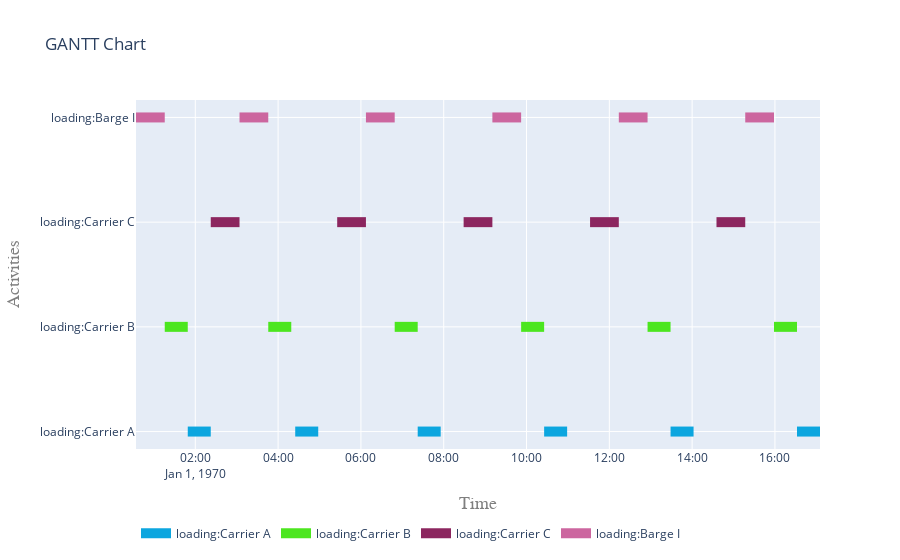

The code cell stored with this chart in its notebook:
### Code cell
flat = pd.DataFrame(flatten(activities))
loading = list(flat[flat['ActivityName'].str.startswith('loading')]['activity'].values)
fig = get_gantt_chart(loading)

### Figure 1 — Plotly figure (JSON) as saved in the notebook; plotly's stock layout.template omitted (floating-point values rounded to 4 significant figures)
{"data": [{"connectgaps": false, "hoverinfo": "y+name", "line": {"color": "rgb(12,166,223)", "width": 10}, "mode": "lines", "name": "loading:Carrier A", "type": "scatter", "x": ["1970-01-01T01:49:05", "1970-01-01T01:49:05", "1970-01-01T02:22:25", "1970-01-01T02:22:25", "1970-01-01T02:22:25", "1970-01-01T04:24:49", "1970-01-01T04:24:49", "1970-01-01T04:58:09", "1970-01-01T04:58:09", "1970-01-01T04:58:09", "1970-01-01T07:22:18", "1970-01-01T07:22:18", "1970-01-01T07:55:38", "1970-01-01T07:55:38", "1970-01-01T07:55:38", "1970-01-01T10:25:31", "1970-01-01T10:25:31", "1970-01-01T10:58:51", "1970-01-01T10:58:51", "1970-01-01T10:58:51", "1970-01-01T13:28:44", "1970-01-01T13:28:44", "1970-01-01T14:02:04", "1970-01-01T14:02:04", "1970-01-01T14:02:04", "1970-01-01T16:31:57", "1970-01-01T16:31:57", "1970-01-01T17:05:17", "1970-01-01T17:05:17", "1970-01-01T17:05:17"], "y": ["loading:Carrier A", "loading:Carrier A", "loading:Carrier A", "loading:Carrier A", null, "loading:Carrier A", "loading:Carrier A", "loading:Carrier A", "loading:Carrier A", null, "loading:Carrier A", "loading:Carrier A", "loading:Carrier A", "loading:Carrier A", null, "loading:Carrier A", "loading:Carrier A", "loading:Carrier A", "loading:Carrier A", null, "loading:Carrier A", "loading:Carrier A", "loading:Carrier A", "loading:Carrier A", null, "loading:Carrier A", "loading:Carrier A", "loading:Carrier A", "loading:Carrier A", null]}, {"connectgaps": false, "hoverinfo": "y+name", "line": {"color": "rgb(76,230,31)", "width": 10}, "mode": "lines", "name": "loading:Carrier B", "type": "scatter", "x": ["1970-01-01T01:15:45", "1970-01-01T01:15:45", "1970-01-01T01:49:05", "1970-01-01T01:49:05", "1970-01-01T01:49:05", "1970-01-01T03:45:45", "1970-01-01T03:45:45", "1970-01-01T04:19:05", "1970-01-01T04:19:05", "1970-01-01T04:19:05", "1970-01-01T06:48:58", "1970-01-01T06:48:58", "1970-01-01T07:22:18", "1970-01-01T07:22:18", "1970-01-01T07:22:18", "1970-01-01T09:52:11", "1970-01-01T09:52:11", "1970-01-01T10:25:31", "1970-01-01T10:25:31", "1970-01-01T10:25:31", "1970-01-01T12:55:24", "1970-01-01T12:55:24", "1970-01-01T13:28:44", "1970-01-01T13:28:44", "1970-01-01T13:28:44", "1970-01-01T15:58:37", "1970-01-01T15:58:37", "1970-01-01T16:31:57", "1970-01-01T16:31:57", "1970-01-01T16:31:57"], "y": ["loading:Carrier B", "loading:Carrier B", "loading:Carrier B", "loading:Carrier B", null, "loading:Carrier B", "loading:Carrier B", "loading:Carrier B", "loading:Carrier B", null, "loading:Carrier B", "loading:Carrier B", "loading:Carrier B", "loading:Carrier B", null, "loading:Carrier B", "loading:Carrier B", "loading:Carrier B", "loading:Carrier B", null, "loading:Carrier B", "loading:Carrier B", "loading:Carrier B", "loading:Carrier B", null, "loading:Carrier B", "loading:Carrier B", "loading:Carrier B", "loading:Carrier B", null]}, {"connectgaps": false, "hoverinfo": "y+name", "line": {"color": "rgb(140,38,95)", "width": 10}, "mode": "lines", "name": "loading:Carrier C", "type": "scatter", "x": ["1970-01-01T02:22:25", "1970-01-01T02:22:25", "1970-01-01T03:04:05", "1970-01-01T03:04:05", "1970-01-01T03:04:05", "1970-01-01T05:25:38", "1970-01-01T05:25:38", "1970-01-01T06:07:18", "1970-01-01T06:07:18", "1970-01-01T06:07:18", "1970-01-01T08:28:51", "1970-01-01T08:28:51", "1970-01-01T09:10:31", "1970-01-01T09:10:31", "1970-01-01T09:10:31", "1970-01-01T11:32:04", "1970-01-01T11:32:04", "1970-01-01T12:13:44", "1970-01-01T12:13:44", "1970-01-01T12:13:44", "1970-01-01T14:35:17", "1970-01-01T14:35:17", "1970-01-01T15:16:57", "1970-01-01T15:16:57", "1970-01-01T15:16:57"], "y": ["loading:Carrier C", "loading:Carrier C", "loading:Carrier C", "loading:Carrier C", null, "loading:Carrier C", "loading:Carrier C", "loading:Carrier C", "loading:Carrier C", null, "loading:Carrier C", "loading:Carrier C", "loading:Carrier C", "loading:Carrier C", null, "loading:Carrier C", "loading:Carrier C", "loading:Carrier C", "loading:Carrier C", null, "loading:Carrier C", "loading:Carrier C", "loading:Carrier C", "loading:Carrier C", null]}, {"connectgaps": false, "hoverinfo": "y+name", "line": {"color": "rgb(204,102,159)", "width": 10}, "mode": "lines", "name": "loading:Barge I", "type": "scatter", "x": ["1970-01-01T00:34:05", "1970-01-01T00:34:05", "1970-01-01T01:15:45", "1970-01-01T01:15:45", "1970-01-01T01:15:45", "1970-01-01T03:04:05", "1970-01-01T03:04:05", "1970-01-01T03:45:45", "1970-01-01T03:45:45", "1970-01-01T03:45:45", "1970-01-01T06:07:18", "1970-01-01T06:07:18", "1970-01-01T06:48:58", "1970-01-01T06:48:58", "1970-01-01T06:48:58", "1970-01-01T09:10:31", "1970-01-01T09:10:31", "1970-01-01T09:52:11", "1970-01-01T09:52:11", "1970-01-01T09:52:11", "1970-01-01T12:13:44", "1970-01-01T12:13:44", "1970-01-01T12:55:24", "1970-01-01T12:55:24", "1970-01-01T12:55:24", "1970-01-01T15:16:57", "1970-01-01T15:16:57", "1970-01-01T15:58:37", "1970-01-01T15:58:37", "1970-01-01T15:58:37"], "y": ["loading:Barge I", "loading:Barge I", "loading:Barge I", "loading:Barge I", null, "loading:Barge I", "loading:Barge I", "loading:Barge I", "loading:Barge I", null, "loading:Barge I", "loading:Barge I", "loading:Barge I", "loading:Barge I", null, "loading:Barge I", "loading:Barge I", "loading:Barge I", "loading:Barge I", null, "loading:Barge I", "loading:Barge I", "loading:Barge I", "loading:Barge I", null, "loading:Barge I", "loading:Barge I", "loading:Barge I", "loading:Barge I", null]}], "layout": {"hovermode": "closest", "legend": {"orientation": "h", "x": 0, "y": -0.2}, "title": {"text": "GANTT Chart"}, "xaxis": {"range": ["1970-01-01T00:34:05", "1970-01-01T17:05:17"], "title": {"font": {"color": "#7f7f7f", "family": "Courier New, monospace", "size": 18}, "text": "Time"}}, "yaxis": {"title": {"font": {"color": "#7f7f7f", "family": "Courier New, monospace", "size": 18}, "text": "Activities"}}}}
